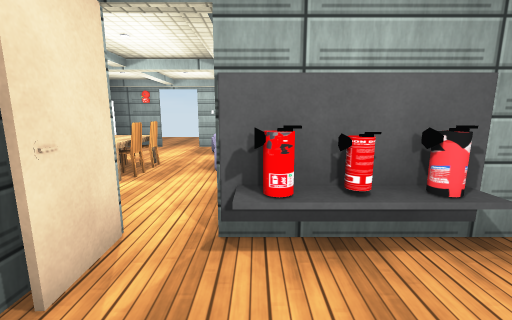
view 1 (above)

13 first-person views from a walk through a 3-D level made in the Unity game engine. The camera is 1.4 m above the floor, tilts 10° down and sees 90° across. Doors are open. The floor is counted in squares, 1 m on a side. Each view is taken from the middle of a square. On the plan, view 1 faces up. The plan holds only what a view shows up to about 13 squares ahead; the rest is blank. The player character is not drawn. Some surface patterns are stand-ins.

view 2
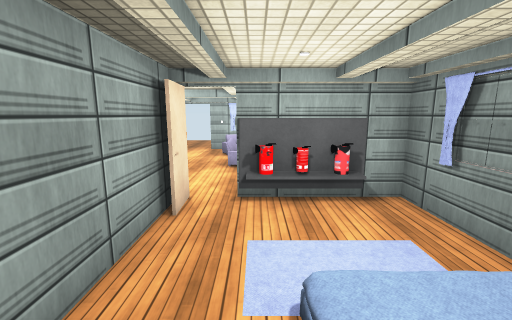

view 3
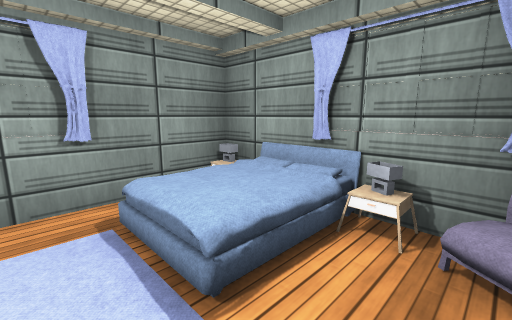

view 4
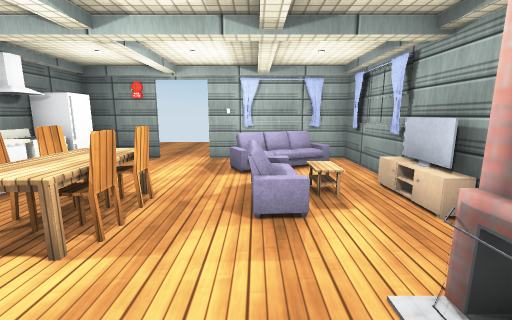

view 5
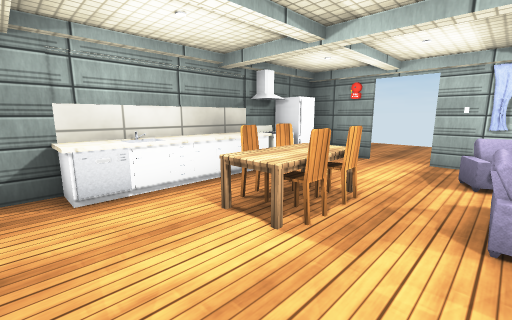

view 6
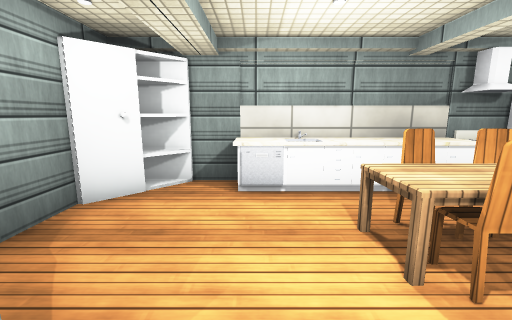

view 7
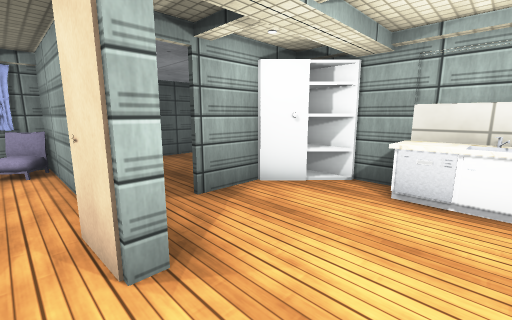

view 8
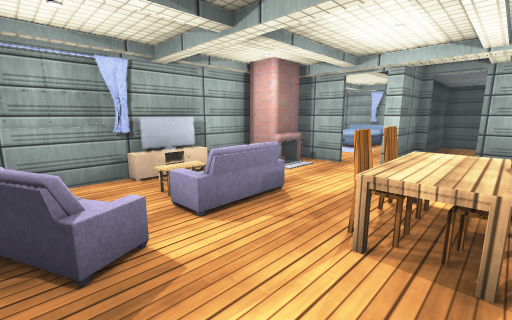

view 9
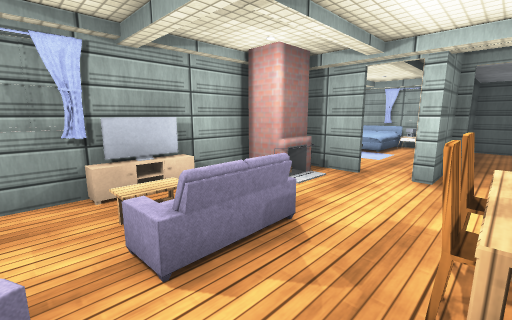

view 10
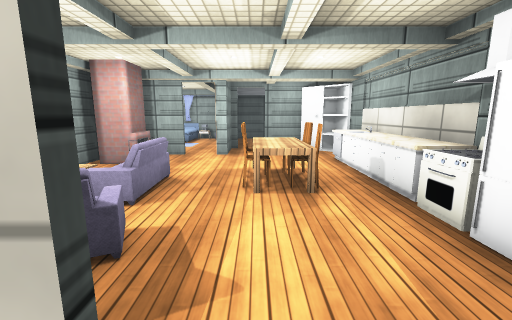

view 11
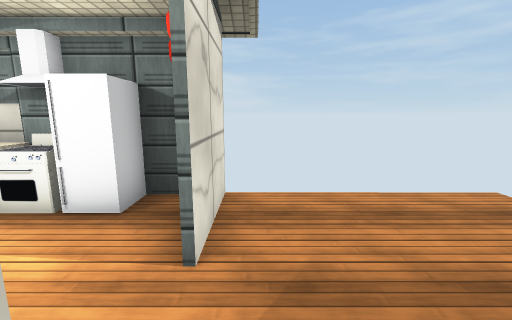

view 12
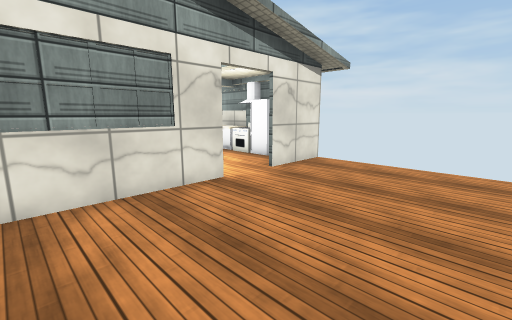

view 13
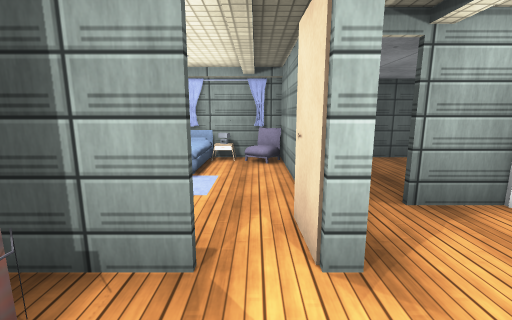

### Floor plan
Ten units are one square. View 1 is at (0, 0); x grows to the right and y downward. Boxes are objects, and circles mark ways between rooms. Rooms are numbered by the first view taken in them; rooms with no view inside come last. Other rooms are left out.
<svg viewBox="-71 -145 110 186">
<path fill="none" stroke="#000" d="M-18 -14 -18 35M-20 36 -20 24M-31 35 34 35 34 -28 -5 -28M-18 -24 -18 -14M-5 -29 12 -29M-63 -27 -48 -12 -32 -12M-20 -11 -20 -29 -16 -29 -15 -16M19 -73 19 -113 -26 -113M19 -39 19 -67M-41 -113 -64 -113M-64 -108 -64 -12M15 -63 15 -81M-26 -114 11 -114M-66 -114 -41 -114"/>
<rect x="-25" y="25" width="10" height="10" fill="#bbb"><title>other object</title></rect>
<rect x="-15" y="25" width="10" height="10" fill="#bbb"><title>other object</title></rect>
<rect x="-5" y="-25" width="30" height="10" fill="#bbb"><title>other object</title></rect>
<rect x="5" y="5" width="20" height="10" fill="#bbb"><title>other object</title></rect>
<rect x="15" y="25" width="10" height="10" fill="#bbb"><title>other object</title></rect>
<rect x="-65" y="-75" width="10" height="40" fill="#bbb"><title>other object</title></rect>
<rect x="-65" y="-95" width="10" height="20" fill="#bbb"><title>other object</title></rect>
<rect x="-65" y="-105" width="10" height="10" fill="#bbb"><title>other object</title></rect>
<rect x="-45" y="-55" width="20" height="10" fill="#bbb"><title>other object</title></rect>
<rect x="-45" y="-65" width="10" height="10" fill="#bbb"><title>other object</title></rect>
<rect x="-45" y="-75" width="10" height="10" fill="#bbb"><title>other object</title></rect>
<rect x="-35" y="-65" width="10" height="10" fill="#bbb"><title>other object</title></rect>
<rect x="-35" y="-75" width="10" height="10" fill="#bbb"><title>other object</title></rect>
<rect x="-15" y="-85" width="20" height="30" fill="#bbb"><title>other object</title></rect>
<rect x="-15" y="-105" width="20" height="20" fill="#bbb"><title>other object</title></rect>
<rect x="-5" y="-55" width="20" height="20" fill="#bbb"><title>other object</title></rect>
<circle cx="-10" cy="-20" r="3" fill="#2a7"/>
<circle cx="-35" cy="-110" r="3" fill="#2a7"/>
<text x="10" y="10">1</text>
<text x="-30" y="-60">2</text>
<text x="-30" y="-140">3</text>
</svg>
Room 1 opens to room 2. Room 2 opens to room 3.

Where each view was taken, in squares from view 1:
view 1: 0 up, 0 right, facing up
view 2: 3 down, 0 right, facing up
view 3: 0 up, 1 left, facing down-right
view 4: 3 up, 1 left, facing up
view 5: 3 up, 1 left, facing up-left
view 6: 4 up, 1 left, facing left
view 7: 5 up, 1 left, facing down-left
view 8: 10 up, 4 left, facing down-right
view 9: 9 up, 3 left, facing down-right
view 10: 12 up, 3 left, facing down
view 11: 12 up, 2 left, facing left
view 12: 16 up, 1 right, facing down-left
view 13: 5 up, 1 left, facing down
